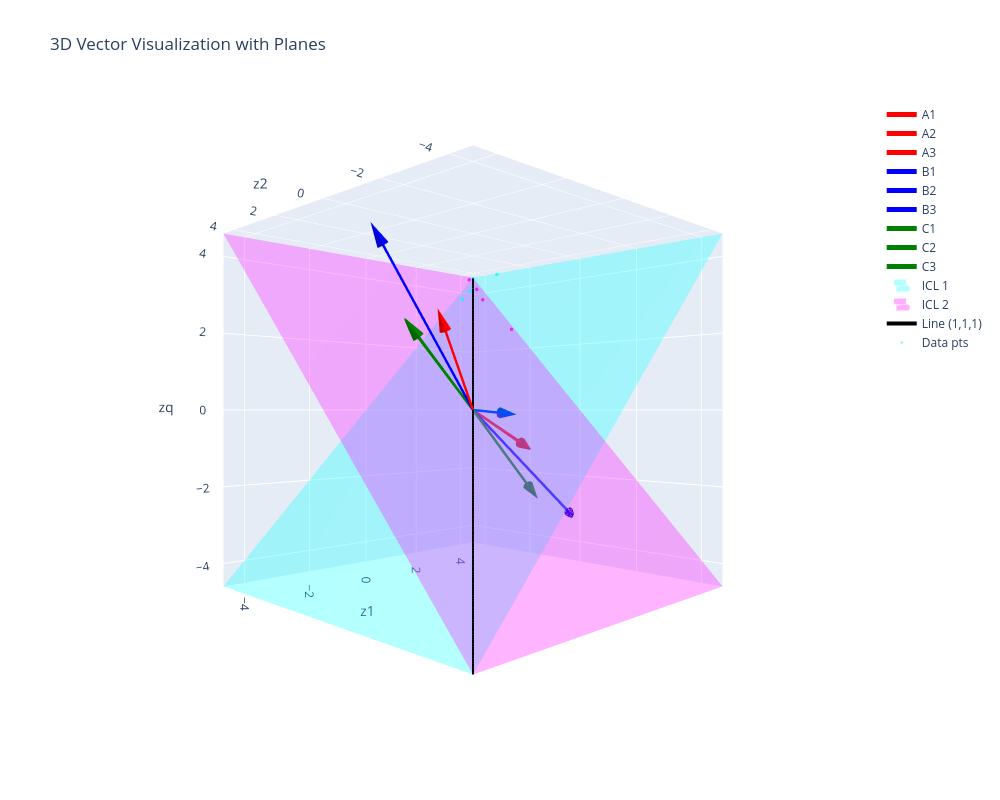

Write notebook code for a chart like this one.
### Code cell
import plotly.graph_objects as go
import numpy as np

## need jupyter notebook renderer
### plot data distribution here too 

z_seq, labels, targets = train_loader.dataset[100]

# Add batch dimension and move to device
z_seq = z_seq.unsqueeze(0).to(device)  # Shape: (1, N+1, D)


z_flat = z_seq.reshape(1, -1)  # Shape: (1, (N+1)*D)
print(z_flat)
z_flat = torch.tensor([[-2, 1, -2]], dtype=torch.float32)
print(z_flat)
# Compute the rate matrix K
model.eval()
with torch.no_grad():
    K_mat = model.compute_rate_matrix_W(z_flat)
# Verify that columns sum to approximately zero (as they should for a rate matrix)
col_sums = K_mat[0].sum(dim=0)
# p_steady = model.direct_solve_steady_state(K_mat)

p_steady = model.matrix_tree_steady_state(K_mat)
print(p_steady)

p_steady = model.direct_solve_steady_state(K_mat) 
print(p_steady)

# Compute the inner product z_flat @ Amat @ z_flat^T
# z_flat shape: (1, (N+1)*D)
# Amat shape: ((N+1)*D, (N+1)*D)

one_inds = [0,2]
two_inds = [2,1]
three_inds = [0,1]
four_inds = [1,2]
five_inds = [1,0]
six_inds = [2,0]


A1 = model.K_params[one_inds[0],one_inds[1],:].detach().numpy() + model.K_params[two_inds[0],two_inds[1],:].detach().numpy() 
A2 = model.K_params[three_inds[0],three_inds[1],:].detach().numpy() + model.K_params[four_inds[0],four_inds[1],:].detach().numpy()
A3 = model.K_params[one_inds[0],one_inds[1],:].detach().numpy() + model.K_params[three_inds[0],three_inds[1],:].detach().numpy()
B1 = model.K_params[five_inds[0],five_inds[1],:].detach().numpy() + model.K_params[one_inds[0],one_inds[1],:].detach().numpy()
B2 = model.K_params[four_inds[0],four_inds[1],:].detach().numpy() + model.K_params[six_inds[0],six_inds[1],:].detach().numpy()
B3 = model.K_params[four_inds[0],four_inds[1],:].detach().numpy() + model.K_params[five_inds[0],five_inds[1],:].detach().numpy()
C1 = model.K_params[six_inds[0],six_inds[1],:].detach().numpy() + model.K_params[three_inds[0],three_inds[1],:].detach().numpy()
C2 = model.K_params[five_inds[0],five_inds[1],:].detach().numpy() + model.K_params[two_inds[0],two_inds[1],:].detach().numpy()
C3 = model.K_params[six_inds[0],six_inds[1],:].detach().numpy() + model.K_params[two_inds[0],two_inds[1],:].detach().numpy()


piA = np.exp(z_flat @ A1) + np.exp(z_flat @ A2) + np.exp(z_flat @ A3)
piB = np.exp(z_flat @ B1) + np.exp(z_flat @ B2) + np.exp(z_flat @ B3)
piC = np.exp(z_flat @ C1) + np.exp(z_flat @ C2) + np.exp(z_flat @ C3)
Z = piA + piB + piC
piAf = (piA / Z).item()
piBf = (piB / Z).item()
piCf = (piC / Z).item()
print([piAf, piBf, piCf])

# Define vectors (already computed above)
vectors = {
    'A1': A1, 'A2': A2, 'A3': A3,
    'B1': B1, 'B2': B2, 'B3': B3,
    'C1': C1, 'C2': C2, 'C3': C3
}

# Color mapping by letter
colors = {
    'A': 'red',
    'B': 'blue',
    'C': 'green'
}

# Create figure
fig = go.Figure()

# Helper function to create a 3D arrow (cone at tip)
def add_arrow(fig, start, end, color, name, width=5):
    # Line for the arrow shaft
    if name is None:
        showlegend = False
    else:
        showlegend = True   
    fig.add_trace(go.Scatter3d(
        x=[start[0], end[0]],
        y=[start[1], end[1]],
        z=[start[2], end[2]],
        mode='lines',
        line=dict(color=color, width=width),
        name=name,
        showlegend=showlegend
    ))
    
    # Cone for the arrowhead
    fig.add_trace(go.Cone(
        x=[end[0]],
        y=[end[1]],
        z=[end[2]],
        u=[end[0] - start[0]],
        v=[end[1] - start[1]],
        w=[end[2] - start[2]],
        colorscale=[[0, color], [1, color]],
        showscale=False,
        sizemode='absolute',
        sizeref=0.6,
        name=name,
        showlegend=False
    ))

# Plot each vector as an arrow
origin = np.array([0, 0, 0])
for name, vec in vectors.items():
    letter = name[0]
    color = colors[letter]
    add_arrow(fig, origin, vec, color, name, width=5)


# # Add special vectors for the planes
# add_arrow(fig, origin, np.array([0, 2, 2]), 'magenta', 'Plane 1', width=6)
# add_arrow(fig, origin, np.array([2, 0, 2]), 'cyan', 'Plane 2', width=6)

max_range = 5

t1 = np.linspace(-max_range, max_range, 20)
t2 = np.linspace(-max_range, max_range, 20)
T1, T2 = np.meshgrid(t1, t2)

# Create plane 2: spanned by {1,0,1} and {0,1,0}
v1 = np.array([1, 0, 1])
v2 = np.array([0, 1, 0])

X_plane2 = T2 * v2[0] + T1 * v1[0]
Y_plane2 = T2 * v2[1] + T1 * v1[1]
Z_plane2 = T2 * v2[2] + T1 * v1[2]

fig.add_trace(go.Surface(
    x=X_plane2, y=Y_plane2, z=Z_plane2,
    opacity=0.3,
    colorscale=[[0, 'cyan'], [1, 'cyan']],
    showscale=False,
    name='ICL 1',
    showlegend=True
))

# Create plane 1: spanned by {0,1,1} and {1,0,0}
v1 = np.array([0, 1, 1])
v2 = np.array([1, 0, 0])

max_range = np.array([
    max(abs(v[0]) for v in vectors.values()),
    max(abs(v[1]) for v in vectors.values()),
    max(abs(v[2]) for v in vectors.values())
]).max()



X_plane1 = T2 * v2[0] + T1 * v1[0]
Y_plane1 = T2 * v2[1] + T1 * v1[1]
Z_plane1 = T2 * v2[2] + T1 * v1[2]

fig.add_trace(go.Surface(
    x=X_plane1, y=Y_plane1, z=Z_plane1,
    opacity=0.3,
    colorscale=[[0, 'magenta'], [1, 'magenta']],
    showscale=False,
    name='ICL 2',
    showlegend=True
))



# Add black line through origin and (1,1,1)
t_line = np.linspace(-max_range, max_range, 100)
line_direction = np.array([1, 1, 1])
x_line = t_line * line_direction[0]
y_line = t_line * line_direction[1]
z_line = t_line * line_direction[2]

fig.add_trace(go.Scatter3d(
    x=x_line,
    y=y_line,
    z=z_line,
    mode='lines',
    line=dict(color='black', width=4),
    name='Line (1,1,1)',
    showlegend=True
))

# Update layout
fig.update_layout(
    title='3D Vector Visualization with Planes',
    scene=dict(
        xaxis_title='z1',
        yaxis_title='z2',
        zaxis_title='zq',
        xaxis=dict(range=[-max_range, max_range]),
        yaxis=dict(range=[-max_range, max_range]),
        zaxis=dict(range=[-max_range, max_range]),
        aspectmode='cube',
        camera=dict(
            eye=dict(x=-1.5, y=-1.5, z=0)  # Change these values to adjust viewpoint
        )
    ),
    width=1000,
    height=800,
    showlegend=True
)

# Prepare data for 3D scatter plot from first 100 data points, plotting first three (A, B, C) feature values for each.
scatter_x, scatter_y, scatter_z = [], [], []
colors = []
for i in range(100):
    # Get one batch for context, but only plotting A and B vectors
    z_seq, labels, targets = train_loader.dataset[i]
    z_seq = z_seq.unsqueeze(0).to(device)  # Shape: (1, N+1, D)
    z_flat = z_seq.reshape(1, -1)  # Shape: (1, (N+1)*D)
    scatter_x.append(z_flat[0,0])
    scatter_y.append(z_flat[0,1])
    scatter_z.append(z_flat[0,2])
    if targets.item() == labels[0].item():
        colors.append('cyan')
    elif targets.item() == labels[1].item():
        colors.append('magenta')

fig.add_trace(go.Scatter3d(
    x=scatter_x, y=scatter_y, z=scatter_z,
    mode='markers',
    marker=dict(size=2, color=colors, opacity=0.8),
    name='Data pts'
))

fig.show()

### Figure 1 — Plotly figure (JSON) as saved in the notebook; plotly's stock layout.template omitted (floating-point values rounded to 4 significant figures; data arrays with more than 128 entries replaced by an {"elided": "..."} marker saying what was removed)
{"data": [{"line": {"color": "red", "width": 5}, "mode": "lines", "name": "A1", "showlegend": true, "type": "scatter3d", "x": [0, 2.399], "y": [0, 0.3586], "z": [0, -0.9781]}, {"colorscale": [[0, "red"], [1, "red"]], "name": "A1", "showlegend": false, "showscale": false, "sizemode": "absolute", "sizeref": 0.6, "type": "cone", "u": [2.399], "v": [0.3586], "w": [-0.9781], "x": [2.399], "y": [0.3586], "z": [-0.9781]}, {"line": {"color": "red", "width": 5}, "mode": "lines", "name": "A2", "showlegend": true, "type": "scatter3d", "x": [0, -1.124], "y": [0, -0.08231], "z": [0, 2.117]}, {"colorscale": [[0, "red"], [1, "red"]], "name": "A2", "showlegend": false, "showscale": false, "sizemode": "absolute", "sizeref": 0.6, "type": "cone", "u": [-1.124], "v": [-0.08231], "w": [2.117], "x": [-1.124], "y": [-0.08231], "z": [2.117]}, {"line": {"color": "red", "width": 5}, "mode": "lines", "name": "A3", "showlegend": true, "type": "scatter3d", "x": [0, 2.387], "y": [0, 0.371], "z": [0, -0.9906]}, {"colorscale": [[0, "red"], [1, "red"]], "name": "A3", "showlegend": false, "showscale": false, "sizemode": "absolute", "sizeref": 0.6, "type": "cone", "u": [2.387], "v": [0.371], "w": [-0.9906], "x": [2.387], "y": [0.371], "z": [-0.9906]}, {"line": {"color": "blue", "width": 5}, "mode": "lines", "name": "B1", "showlegend": true, "type": "scatter3d", "x": [0, 4.595], "y": [0, 0.3469], "z": [0, -3.194]}, {"colorscale": [[0, "blue"], [1, "blue"]], "name": "B1", "showlegend": false, "showscale": false, "sizemode": "absolute", "sizeref": 0.6, "type": "cone", "u": [4.595], "v": [0.3469], "w": [-3.194], "x": [4.595], "y": [0.3469], "z": [-3.194]}, {"line": {"color": "blue", "width": 5}, "mode": "lines", "name": "B2", "showlegend": true, "type": "scatter3d", "x": [0, -2.706], "y": [0, 0.4416], "z": [0, 4.084]}, {"colorscale": [[0, "blue"], [1, "blue"]], "name": "B2", "showlegend": false, "showscale": false, "sizemode": "absolute", "sizeref": 0.6, "type": "cone", "u": [-2.706], "v": [0.4416], "w": [4.084], "x": [-2.706], "y": [0.4416], "z": [4.084]}, {"line": {"color": "blue", "width": 5}, "mode": "lines", "name": "B3", "showlegend": true, "type": "scatter3d", "x": [0, 1.084], "y": [0, -0.1063], "z": [0, -0.08644]}, {"colorscale": [[0, "blue"], [1, "blue"]], "name": "B3", "showlegend": false, "showscale": false, "sizemode": "absolute", "sizeref": 0.6, "type": "cone", "u": [1.084], "v": [-0.1063], "w": [-0.08644], "x": [1.084], "y": [-0.1063], "z": [-0.08644]}, {"line": {"color": "green", "width": 5}, "mode": "lines", "name": "C1", "showlegend": true, "type": "scatter3d", "x": [0, -1.544], "y": [0, 0.5323], "z": [0, 1.944]}, {"colorscale": [[0, "green"], [1, "green"]], "name": "C1", "showlegend": false, "showscale": false, "sizemode": "absolute", "sizeref": 0.6, "type": "cone", "u": [-1.544], "v": [0.5323], "w": [1.944], "x": [-1.544], "y": [0.5323], "z": [1.944]}, {"line": {"color": "green", "width": 5}, "mode": "lines", "name": "C2", "showlegend": true, "type": "scatter3d", "x": [0, 2.258], "y": [0, -0.02805], "z": [0, -2.214]}, {"colorscale": [[0, "green"], [1, "green"]], "name": "C2", "showlegend": false, "showscale": false, "sizemode": "absolute", "sizeref": 0.6, "type": "cone", "u": [2.258], "v": [-0.02805], "w": [-2.214], "x": [2.258], "y": [-0.02805], "z": [-2.214]}, {"line": {"color": "green", "width": 5}, "mode": "lines", "name": "C3", "showlegend": true, "type": "scatter3d", "x": [0, -1.532], "y": [0, 0.5199], "z": [0, 1.956]}, {"colorscale": [[0, "green"], [1, "green"]], "name": "C3", "showlegend": false, "showscale": false, "sizemode": "absolute", "sizeref": 0.6, "type": "cone", "u": [-1.532], "v": [0.5199], "w": [1.956], "x": [-1.532], "y": [0.5199], "z": [1.956]}, {"colorscale": [[0, "cyan"], [1, "cyan"]], "name": "ICL 1", "opacity": 0.3, "showlegend": true, "showscale": false, "type": "surface", "x": {"elided": "20x20 float values"}, "y": {"elided": "20x20 float values"}, "z": {"elided": "20x20 float values"}}, {"colorscale": [[0, "magenta"], [1, "magenta"]], "name": "ICL 2", "opacity": 0.3, "showlegend": true, "showscale": false, "type": "surface", "x": {"elided": "20x20 float values"}, "y": {"elided": "20x20 float values"}, "z": {"elided": "20x20 float values"}}, {"line": {"color": "black", "width": 4}, "mode": "lines", "name": "Line (1,1,1)", "showlegend": true, "type": "scatter3d", "x": [-4.595, -4.502, -4.41, -4.317, -4.224, -4.131, -4.038, -3.945, -3.853, -3.76, -3.667, -3.574, -3.481, -3.388, -3.296, -3.203, -3.11, -3.017, -2.924, -2.831, -2.739, -2.646, -2.553, -2.46, -2.367, -2.274, -2.182, -2.089, -1.996, -1.903, -1.81, -1.717, -1.625, -1.532, -1.439, -1.346, -1.253, -1.16, -1.068, -0.9748, -0.8819, -0.7891, -0.6963, -0.6034, -0.5106, -0.4178, -0.3249, -0.2321, -0.1393, -0.04642, 0.04642, 0.1393, 0.2321, 0.3249, 0.4178, 0.5106, 0.6034, 0.6963, 0.7891, 0.8819, 0.9748, 1.068, 1.16, 1.253, 1.346, 1.439, 1.532, 1.625, 1.717, 1.81, 1.903, 1.996, 2.089, 2.182, 2.274, 2.367, 2.46, 2.553, 2.646, 2.739, 2.831, 2.924, 3.017, 3.11, 3.203, 3.296, 3.388, 3.481, 3.574, 3.667, 3.76, 3.853, 3.945, 4.038, 4.131, 4.224, 4.317, 4.41, 4.502, 4.595], "y": [-4.595, -4.502, -4.41, -4.317, -4.224, -4.131, -4.038, -3.945, -3.853, -3.76, -3.667, -3.574, -3.481, -3.388, -3.296, -3.203, -3.11, -3.017, -2.924, -2.831, -2.739, -2.646, -2.553, -2.46, -2.367, -2.274, -2.182, -2.089, -1.996, -1.903, -1.81, -1.717, -1.625, -1.532, -1.439, -1.346, -1.253, -1.16, -1.068, -0.9748, -0.8819, -0.7891, -0.6963, -0.6034, -0.5106, -0.4178, -0.3249, -0.2321, -0.1393, -0.04642, 0.04642, 0.1393, 0.2321, 0.3249, 0.4178, 0.5106, 0.6034, 0.6963, 0.7891, 0.8819, 0.9748, 1.068, 1.16, 1.253, 1.346, 1.439, 1.532, 1.625, 1.717, 1.81, 1.903, 1.996, 2.089, 2.182, 2.274, 2.367, 2.46, 2.553, 2.646, 2.739, 2.831, 2.924, 3.017, 3.11, 3.203, 3.296, 3.388, 3.481, 3.574, 3.667, 3.76, 3.853, 3.945, 4.038, 4.131, 4.224, 4.317, 4.41, 4.502, 4.595], "z": [-4.595, -4.502, -4.41, -4.317, -4.224, -4.131, -4.038, -3.945, -3.853, -3.76, -3.667, -3.574, -3.481, -3.388, -3.296, -3.203, -3.11, -3.017, -2.924, -2.831, -2.739, -2.646, -2.553, -2.46, -2.367, -2.274, -2.182, -2.089, -1.996, -1.903, -1.81, -1.717, -1.625, -1.532, -1.439, -1.346, -1.253, -1.16, -1.068, -0.9748, -0.8819, -0.7891, -0.6963, -0.6034, -0.5106, -0.4178, -0.3249, -0.2321, -0.1393, -0.04642, 0.04642, 0.1393, 0.2321, 0.3249, 0.4178, 0.5106, 0.6034, 0.6963, 0.7891, 0.8819, 0.9748, 1.068, 1.16, 1.253, 1.346, 1.439, 1.532, 1.625, 1.717, 1.81, 1.903, 1.996, 2.089, 2.182, 2.274, 2.367, 2.46, 2.553, 2.646, 2.739, 2.831, 2.924, 3.017, 3.11, 3.203, 3.296, 3.388, 3.481, 3.574, 3.667, 3.76, 3.853, 3.945, 4.038, 4.131, 4.224, 4.317, 4.41, 4.502, 4.595]}, {"marker": {"color": ["cyan", "cyan", "cyan", "magenta", "magenta", "cyan", "magenta", "magenta", "cyan", "cyan", "magenta", "cyan", "cyan", "cyan", "magenta", "magenta", "magenta", "cyan", "cyan", "magenta", "cyan", "cyan", "cyan", "cyan", "magenta", "cyan", "magenta", "magenta", "magenta", "cyan", "cyan", "magenta", "cyan", "magenta", "magenta", "magenta", "magenta", "magenta", "cyan", "cyan", "cyan", "cyan", "cyan", "cyan", "cyan", "magenta", "cyan", "cyan", "cyan", "cyan", "magenta", "cyan", "magenta", "cyan", "magenta", "magenta", "magenta", "magenta", "magenta", "magenta", "cyan", "magenta", "magenta", "magenta", "magenta", "magenta", "cyan", "cyan", "magenta", "cyan", "magenta", "cyan", "magenta", "magenta", "magenta", "cyan", "magenta", "magenta", "magenta", "cyan", "cyan", "magenta", "magenta", "magenta", "cyan", "magenta", "magenta", "magenta", "magenta", "cyan", "cyan", "cyan", "magenta", "magenta", "magenta", "magenta", "cyan", "magenta", "cyan", "cyan"], "opacity": 0.8, "size": 2}, "mode": "markers", "name": "Data pts", "type": "scatter3d", "x": [5.89, 4.686, 6.241, 4.284, 4.722, 4.96, 5.68, 3.059, 4.432, 5.353, 3.718, 5.629, 4.791, 4.745, 5.678, 5.554, 4.755, 5.17, 4.434, 3.463, 5.611, 6.686, 4.009, 5.489, 5.11, 5.366, 4.767, 5.241, 4.154, 5.62, 5.171, 6.478, 5.433, 5.621, 4.723, 6.686, 4.345, 5.89, 5.63, 4.029, 7.529, 3.843, 3.718, 5.054, 4.862, 4.917, 7.802, 4.553, 5.853, 5.49, 7.8, 4.79, 5.491, 4.554, 6.111, 4.769, 5.135, 6.139, 5.26, 5.367, 6.801, 3.786, 6.405, 3.462, 5.24, 5.7, 4.686, 6.214, 2.678, 5.258, 4.999, 5.081, 5.567, 3.075, 4.742, 5.647, 4.417, 5.277, 5.629, 5.283, 5.546, 4.72, 4.281, 4.789, 5.68, 5.108, 3.61, 5.433, 4.007, 3.611, 4.216, 4.028, 6.188, 5.261, 3.611, 5.276, 5.63, 5.284, 4.917, 4.884], "y": [4.863, 4.971, 4.469, 4.101, 4.025, 4.861, 4.756, 4.745, 6.224, 5.056, 4.884, 3.997, 6.088, 5.042, 5.103, 6.436, 5.192, 4.087, 6.091, 6.188, 3.985, 5.276, 4.153, 4.79, 5.609, 5.353, 5.318, 4.216, 3.691, 6.062, 4.962, 6.049, 4.87, 4.885, 6.111, 6.094, 4.738, 4.226, 5.677, 5.547, 3.788, 4.742, 4.226, 5.336, 5.081, 7.529, 3.787, 4.553, 4.869, 3.06, 4.885, 5.7, 5.26, 3.424, 5.982, 4.276, 5.154, 3.788, 7.799, 3.788, 3.424, 6.09, 3.229, 6.139, 4.685, 4.277, 6.214, 5.337, 4.743, 6.224, 3.841, 5.366, 7.801, 5.337, 2.678, 4.768, 2.64, 5.238, 5.153, 6.214, 5.104, 5.262, 4.468, 7.801, 2.677, 6.688, 5.645, 4.153, 4.687, 5.355, 5.102, 4.027, 6.117, 4.884, 5.081, 4.028, 5.551, 4.753, 6.685, 5.455], "z": [5.89, 4.686, 6.241, 4.101, 4.025, 4.96, 4.756, 4.745, 4.432, 5.353, 4.884, 5.629, 4.791, 4.745, 5.103, 6.436, 5.192, 5.17, 4.434, 6.188, 5.611, 6.686, 4.009, 5.489, 5.609, 5.366, 5.318, 4.216, 3.691, 5.62, 5.171, 6.049, 5.433, 4.885, 6.111, 6.094, 4.738, 4.226, 5.63, 4.029, 7.529, 3.843, 3.718, 5.054, 4.862, 7.529, 7.802, 4.553, 5.853, 5.49, 4.885, 4.79, 5.26, 4.554, 5.982, 4.276, 5.154, 3.788, 7.799, 3.788, 6.801, 6.09, 3.229, 6.139, 4.685, 4.277, 4.686, 6.214, 4.743, 5.258, 3.841, 5.081, 7.801, 5.337, 2.678, 5.647, 2.64, 5.238, 5.153, 5.283, 5.546, 5.262, 4.468, 7.801, 5.68, 6.688, 5.645, 4.153, 4.687, 3.611, 4.216, 4.028, 6.117, 4.884, 5.081, 4.028, 5.63, 4.753, 4.917, 4.884]}], "layout": {"height": 800, "scene": {"aspectmode": "cube", "camera": {"eye": {"x": -1.5, "y": -1.5, "z": 0}}, "xaxis": {"range": [-4.595, 4.595], "title": {"text": "z1"}}, "yaxis": {"range": [-4.595, 4.595], "title": {"text": "z2"}}, "zaxis": {"range": [-4.595, 4.595], "title": {"text": "zq"}}}, "showlegend": true, "title": {"text": "3D Vector Visualization with Planes"}, "width": 1000}}
